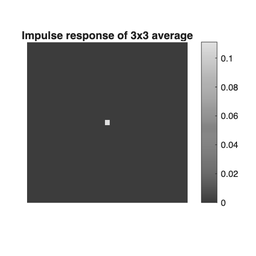
%> input picture figures/impulse_response.png (cropped and resized to the size of MATLAB's example picture, made grey), 256 x 256 px, given in place of cameraman.tif, which was not available
$ octave lab2_conv_fir.m   (GNU Octave 9; MATLAB toolbox functions it lacks are replaced by stand-ins)
%> lines starting %> are read from the running program, lines starting %| are printed output that depends on the picture; pictures that were not available may be replaced by others from this repository, and a replacement may not be noted
%% Lab 2: 2D Convolution & FIR Filters (Blur, Sharpen, Edges)
% Course: Mathematical Algorithms (DSP) — Image Processing Labs
% HOW TO SUBMIT: include screenshots or saved figures + short notes in GitHub
% -------------------------------------------------------------------------
close all; clear; clc;

outdir = 'figures';
if ~exist(outdir, 'dir')
    mkdir(outdir);
end

% Load demo image
if exist('peppers.png','file')
    I0 = imread('peppers.png');
else
    I0 = repmat(imread('cameraman.tif'),1,1,3);
%> I0: size 256x256x3 uint8; min 0, max 255, mean 170.8
end
I = im2double(rgb2gray(I0));

%% 1) Delta image & impulse response
delta = zeros(101,101); delta(51,51) = 1;
h_avg = ones(3,3)/9;
H_vis = conv2(delta, h_avg, 'same');

f1 = figure; imagesc(H_vis); axis image off; colorbar;
title('Impulse response of 3x3 average');
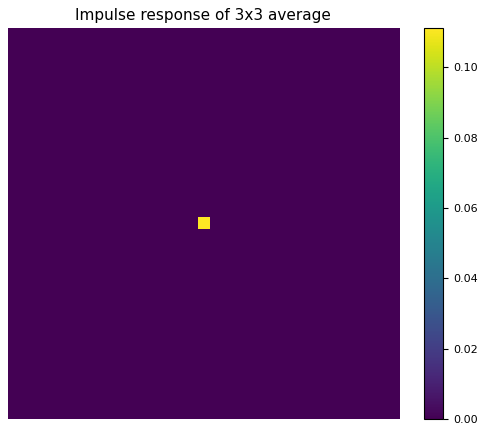
%> figure redrawn from the program's plot data
saveas(f1, fullfile(outdir, 'impulse_response.png'));

%% 2) Low-pass: box vs Gaussian
h_box3 = ones(3,3)/9;
h_box7 = ones(7,7)/49;
sigma = 1.2;
g1d = fspecial('gaussian',[1 7], sigma);
h_gauss = g1d' * g1d;

I_box3 = imfilter(I, h_box3, 'replicate');
I_box7 = imfilter(I, h_box7, 'replicate');
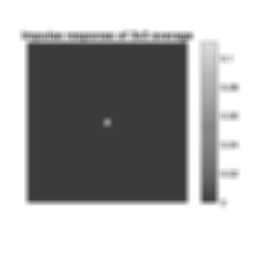
%> I_box7: size 256x256 double; min 0.224, max 1, mean 0.67
I_gauss = imfilter(I, h_gauss, 'replicate');

f2 = figure;
montage({I, I_box3, I_box7, I_gauss}, 'Size', [1 4]);
title('Original | Box 3x3 | Box 7x7 | Gaussian (separable)');
saveas(f2, fullfile(outdir, 'lowpass_box_vs_gaussian.png'));

%% 3) Unsharp masking
I_blur = imfilter(I, h_gauss, 'replicate');
mask = I - I_blur;
gain = 1.0;
I_sharp = max(min(I + gain*mask, 1), 0);

f3 = figure;
montage({I, I_blur, mat2gray(mask), I_sharp}, 'Size', [1 4]);
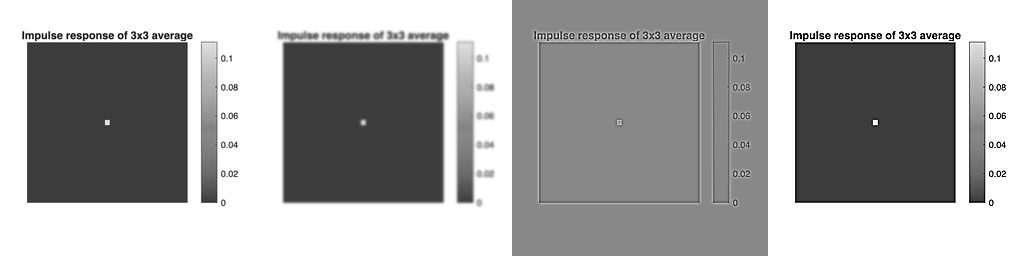
%> displayed picture: size 256x1024, on the screen's scale of 0 to 255; min 0, max 255, mean 161.8
title('Original | Blur | High-freq mask | Sharpened');
saveas(f3, fullfile(outdir, 'unsharp_masking.png'));

%% 4) Edge detection
h_sobel_x = fspecial('sobel');
h_sobel_y = h_sobel_x';
Gx = imfilter(I, h_sobel_x, 'replicate');
Gy = imfilter(I, h_sobel_y, 'replicate');
Gmag = hypot(Gx, Gy);
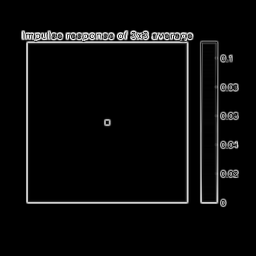
%> Gmag: size 256x256 double; min 0, max 3.88, mean 0.155; drawn with min black and max white
h_lap = fspecial('laplacian', 0.2);
I_lap = imfilter(I, h_lap, 'replicate');
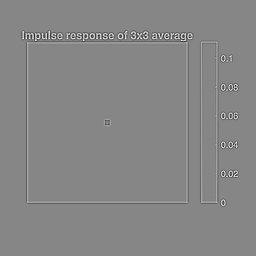
%> I_lap: size 256x256 double; min -2.27, max 2.04, mean 2.58e-16; drawn with min black and max white

f4 = figure;
montage({mat2gray(Gx), mat2gray(Gy), mat2gray(Gmag), mat2gray(I_lap)}, 'Size', [1 4]);
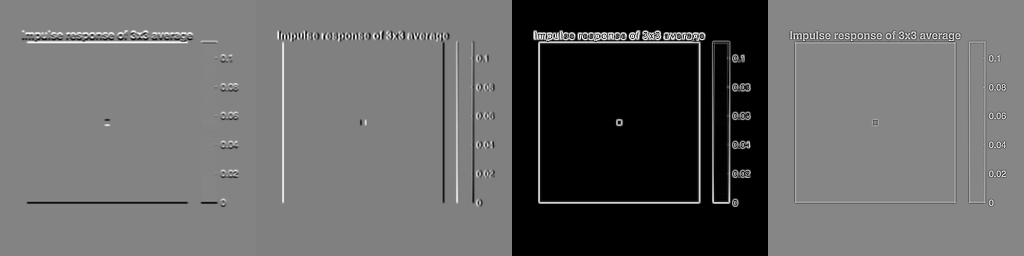
%> displayed picture: size 256x1024, on the screen's scale of 0 to 255; min 0, max 255, mean 100.8
title('Sobel Gx | Sobel Gy | Gradient magnitude | Laplacian');
saveas(f4, fullfile(outdir, 'edges_sobel_laplacian.png'));

%% 5) Correlation vs convolution
C_conv2 = conv2(I, h_box3, 'same');
C_imf_c = imfilter(I, h_box3, 'conv', 'same');
C_imf_r = imfilter(I, h_box3, 'same');
diff_conv_vs_conv = max(abs(C_conv2(:) - C_imf_c(:)));
%> diff_conv_vs_conv = 3.33e-16
diff_conv_vs_corr = max(abs(C_conv2(:) - C_imf_r(:)));
%> diff_conv_vs_corr = 3.33e-16
fprintf('Max diff (conv2 vs imfilter with ''conv''): %g\n', diff_conv_vs_conv);
%| Max diff (conv2 vs imfilter with 'conv'): 3.33067e-16
fprintf('Max diff (conv2 vs imfilter default corr): %g\n', diff_conv_vs_corr);
%| Max diff (conv2 vs imfilter default corr): 3.33067e-16

%% 6) Boundary handling
I_rep = imfilter(I, h_box7, 'replicate');
I_sym = imfilter(I, h_box7, 'symmetric');
I_cir = imfilter(I, h_box7, 'circular');

f5 = figure;
montage({I_rep, I_sym, I_cir}, 'Size', [1 3]);
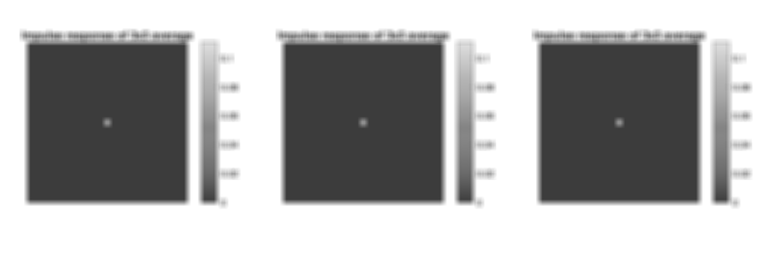
%> displayed picture: size 256x768, on the screen's scale of 0 to 255; min 57, max 255, mean 170.8
title('Boundary: replicate | symmetric | circular');
saveas(f5, fullfile(outdir, 'boundary_modes.png'));
